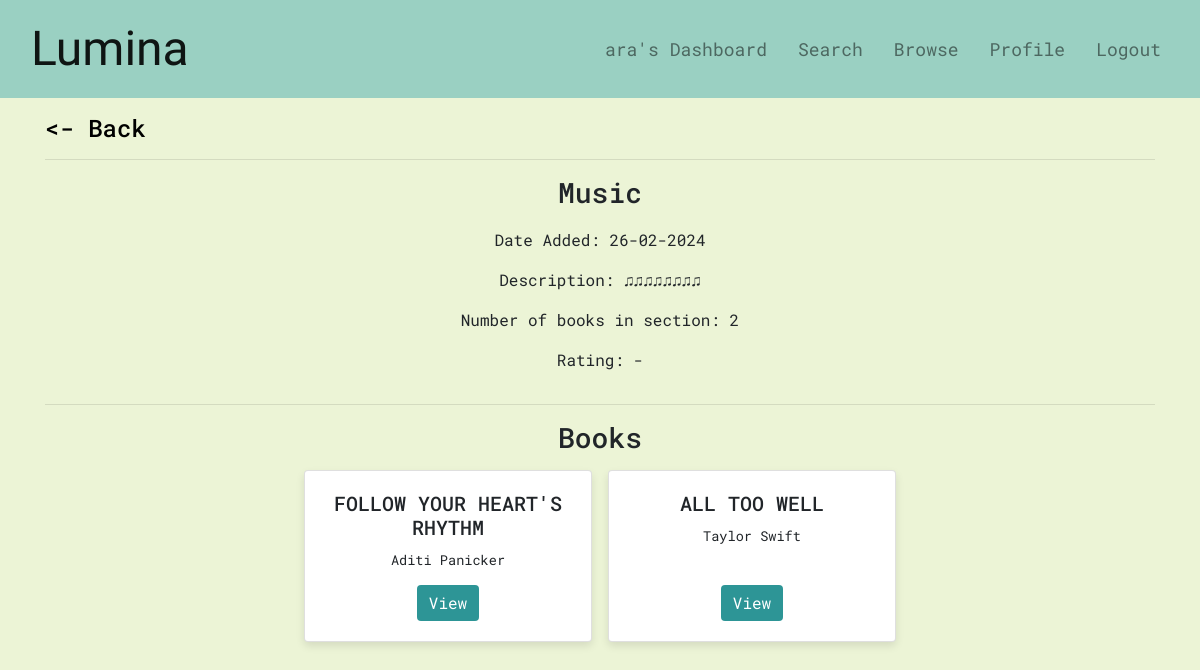
Screenshot of /section/5 (signed in) with the database file from the repository.
### application/models.py (models this page shows)
class User(db.Model):
    __tablename__ = 'user'
    id = db.Column(db.Integer, primary_key=True)
    quota = db.Column(db.Integer, default=0, nullable=False)
    username = db.Column(db.String(30), nullable=False, unique=True)
    password = db.Column(db.String, nullable=False)
    roles = db.relationship('Role', secondary=roles_users, backref=db.backref('users', lazy='dynamic'))
    books_requested = db.relationship('Book', secondary='book_request')

class Section(db.Model):
    __tablename__ = 'section'
    id = db.Column(db.Integer, primary_key=True)
    title = db.Column(db.String(255), nullable=False)
    date_created = db.Column(db.Date, default=db.func.current_date())
    description = db.Column(db.Text)
    avg_rating = db.Column(db.Float)
    books = db.relationship('Book', secondary=sections_books)

class Book(db.Model):
    __tablename__ = 'book'
    id = db.Column(db.Integer, primary_key=True)
    title = db.Column(db.String(255), nullable=False)
    content_link = db.Column(db.String, nullable=False)  # Assuming this is a URL to a PDF file
    description = db.Column(db.Text)
    bookcover_link = db.Column(db.String, nullable=False)
    section_id = db.Column(db.Integer, db.ForeignKey('section.id'))
    author = db.relationship('Author', secondary='book_authors')
    available = db.Column(db.Boolean, default=True)
    avg_rating = db.Column(db.Float)

class Author(db.Model):
    __tablename__ = 'author'
    id = db.Column(db.Integer, primary_key=True)
    name = db.Column(db.String(255), nullable=False, unique=True)
    books = db.relationship('Book', secondary='book_authors', viewonly=True)

### application/controllers.py (the view)
@app.route("/section/<section_id>", methods=['GET', 'POST'])
def section(section_id):
    if "user" in session:
        user = User.query.filter_by(username=session['user']).first()
        section = Section.query.filter_by(id=section_id).first()
        books = Book.query.filter_by(section_id=section_id).order_by(Book.id.asc()).all()
        section_book_count = len(books)
        if request.method == 'GET':
            book_requests = BookRequest.query.filter_by(issued=0).all()
            return render_template('section.html', title=section.title, user=session['user'], role=session['user_role'], section=section, books=books, book_count=section_book_count)
        if request.method == 'POST':
            book_requests = BookRequest.query.filter_by(issued=False).all()
            return redirect("/")
    else:
        return redirect("/")

### application/controllers.py (called while the page is built, shortened)
@app.before_request
def auto_return():
    book_requests = BookRequest.query.filter_by(issued=True).all()
    if book_requests is None:
        return
    return

### templates/section.html (shortened to what this page needs)
{% extends "body.html" %}
{% block body %}
<div class="container mt-3">
    <div>
        {% if role=='admin'%}
        <a id="backlink"href="/manage">
        {% else %}
        <a id="backlink"href="/browse">
        {% endif %}
            <h4><- Back</h4>
        </a>
    </div>
    <hr>
    <div class="row justify-content-center mb-2" style="text-align: center;">
        <div class="col-md-10">
            <h3 class="display-5" style="margin-bottom: 2%;">{{ section.title }}</h3>
            <p>Date Added: {{ section.date_created.strftime('%d-%m-%Y') }}</p>
            {% if section.description %}
            <p>Description: {{ section.description }}</p>
            {% else %}
            <p>Description: -</p>
            {% endif %}
            <p>Number of books in section: {{ book_count}}</p>
            {% if section.avg_rating %}
            <p>Rating: {{ section.avg_rating }}</p>
            {% else %}
            <p>Rating: -</p>
            {% endif %}
        </div>
    </div>
    <hr>
    <div class="row justify-content-center" style="text-align: center;">
        <div class="col-md-12">
            <h3 class="mb-3">Books</h3>
            {% if books %}
            <div class="row justify-content-center mb-2">
                {% for book in books %}
                <div class="card mx-2 book-card">
                    <div class="card-body">
                        <h5 class="card-title text-center">{{ book.title }}</h5>
                        <p class="card-text" id="authornames">
                            {% for author in book.author %}
                            {{ author.name }}{% if not loop.last %}, {% endif %}
                            {% endfor %}
                        </p>
                        {% if role=='admin' %}
                        <a href="/book/{{ book.id }}" class="btn btn-custom">Manage</a>
                        {% else %}
                        <a href="/book/{{ book.id }}" class="btn btn-custom">View</a>
                        {% endif %}
                    </div>
                </div>
                {% endfor %}
            </div>
            {% else %}
            <p class="text-muted">No books have been added to this section.</p>
            {% endif %}
        </div>
    </div>
</div>
{% endblock %}

### templates/body.html (shortened to what this page needs)
<!DOCTYPE html>
<html lang="en">
<head>
  <link rel="stylesheet" href="https://stackpath.bootstrapcdn.com/bootstrap/4.3.1/css/bootstrap.min.css" />
  <link rel="stylesheet" href="/static/styles.css">
</head>
<body>
  <nav class="navbar navbar-expand-lg navbar-light">
    <div class="container-fluid">
      {% if "user" not in session %}
      <a class="navbar-brand" style="left: 50%; transform: translateX(-50%)" href="/">Lumina</a>
      <button class="navbar-toggler" type="button" data-toggle="collapse" data-target="#navbarNav"
        aria-controls="navbarNav" aria-expanded="false" aria-label="Toggle navigation">
        <span class="navbar-toggler-icon"></span>
      </button>
      <div class="collapse navbar-collapse" id="navbarNav">
        <ul class="navbar-nav ml-auto">
          <li class="nav-item active" id="navbarText">
            {% if request.path == '/login' %}
            <a class="nav-link" href="/librarianlogin">Librarian Login</a>
            {% elif request.path == '/librarianlogin' %}
            <a class="nav-link" href="/login">General User Login</a>
            {%endif%}
          </li>
        </ul>
      </div>
      {%else%}
      <a class="navbar-brand" href="/">Lumina</a>
      <div class="collapse navbar-collapse" id="navbarNav">
        <ul class="navbar-nav ml-auto">
          {%if role=='admin'%}
          <li class="nav-item {%if 'Dashboard' in title%}active{% endif %}">
            <a class="nav-link" id="jtext" href="/">Librarian Dashboard</a>
          </li>
          <li class="nav-item {%if 'Search' in title%}active{% endif %}">
            <a class="nav-link" id="jtext" href="/search">Search</a>
          </li>
          <li class="nav-item {%if 'Manage' in title%}active{% endif %}">
            <a class="nav-link" id="jtext" href="/manage">Manage Catalog</a>
          </li>
          <li class="nav-item ">
            <a class="nav-link" id="jtext" href="/users">Manage Users</a>
          </li>
          <li class="nav-item ">
            <a class="nav-link" id="jtext" href="/logout">Logout</a>
          </li>
          {%else%}
          <li class="nav-item {%if 'Dashboard' in title%}active{% endif %}">
            <a class="nav-link" id="jtext" href="/">{{user}}'s Dashboard</a>
          </li>
          <li class="nav-item {%if title == 'Search' %}active{% endif %}">
            <a class="nav-link" id="jtext" href="/search">Search</a>
          </li>
          <li class="nav-item {%if title == 'Browse' %}active{% endif %}">
            <a class="nav-link" id="jtext" href="/browse">Browse</a>
          </li>
          <li class="nav-item ">
            <a class="nav-link" id="jtext" href="/user/{{user.username}}">Profile</a>
          </li>
          <li class="nav-item ">
            <a class="nav-link" id="jtext" href="/logout">Logout</a>
          </li>
          {%endif%}
        </ul>
      </div>
    {% endif %}
    </div>
  </nav>
  {% block body %}
  {% endblock %}
</body>
</html>

### static/styles.css (style rules this page uses)
.navbar { background-color: #9ad0c2; }
.navbar-brand { position: relative; font-family: "Ephesis", cursive; font-size: 300%; }
.nav-item { font-size: large; margin-left: 15px; }
.card-body { padding-top: 0.5rem; margin: 0; }
.card-body p { line-height: 0.5rem; }
#authornames { line-height: normal; }
.book-card { display: flex; flex-direction: column; width: 18rem; margin-bottom: 2rem; box-shadow: 0 4px 8px rgba(0,0,0,0.1); }
.book-card .card-body { flex: 1; padding: 1.25rem; display: flex; flex-direction: column; }
.book-card .card-body .card-text { flex-grow: 1; }
#authornames { font-size: 85%; }
#backlink { color: black; }
body { font-family: "Roboto Mono", monospace; background-color: #ecf4d6; }
.btn-custom { background-color: #2d9596; border: #2d9596; font-family: "Roboto Mono", monospace; color: white; align-self: center; }
#jtext { font-family: "Roboto Mono", monospace; }
a { color: #265073; }

### rows the page displays
User: username "ara"
Section: title "Music", date_created "26-02-2024", description "♫♫♫♫♫♫♫♫"
Book: title "FOLLOW YOUR HEART'S RHYTHM"
Author: name "Aditi Panicker"
Book: title "ALL TOO WELL"
Author: name "Taylor Swift"

### other values shown
{{ book_count }} "2"
